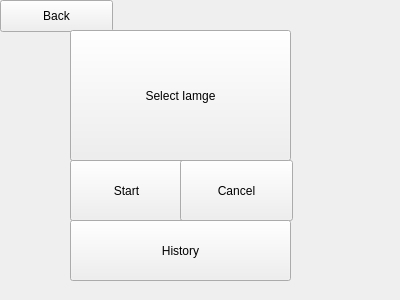
<?xml version="1.0" encoding="UTF-8"?>
<ui version="4.0">
 <class>Form</class>
 <widget class="QWidget" name="Form">
  <property name="geometry">
   <rect>
    <x>0</x>
    <y>0</y>
    <width>400</width>
    <height>300</height>
   </rect>
  </property>
  <property name="windowTitle">
   <string>Cancer Diagnosis</string>
  </property>
  <widget class="QPushButton" name="start">
   <property name="geometry">
    <rect>
     <x>70</x>
     <y>160</y>
     <width>113</width>
     <height>61</height>
    </rect>
   </property>
   <property name="text">
    <string>Start</string>
   </property>
  </widget>
  <widget class="QPushButton" name="cancel">
   <property name="geometry">
    <rect>
     <x>180</x>
     <y>160</y>
     <width>113</width>
     <height>61</height>
    </rect>
   </property>
   <property name="text">
    <string>Cancel</string>
   </property>
  </widget>
  <widget class="QPushButton" name="history">
   <property name="geometry">
    <rect>
     <x>70</x>
     <y>220</y>
     <width>221</width>
     <height>61</height>
    </rect>
   </property>
   <property name="text">
    <string>History</string>
   </property>
  </widget>
  <widget class="QPushButton" name="back">
   <property name="geometry">
    <rect>
     <x>0</x>
     <y>0</y>
     <width>113</width>
     <height>32</height>
    </rect>
   </property>
   <property name="text">
    <string>Back</string>
   </property>
  </widget>
  <widget class="QPushButton" name="select">
   <property name="geometry">
    <rect>
     <x>70</x>
     <y>30</y>
     <width>221</width>
     <height>131</height>
    </rect>
   </property>
   <property name="text">
    <string>Select Iamge</string>
   </property>
  </widget>
 </widget>
 <resources/>
 <connections/>
</ui>
